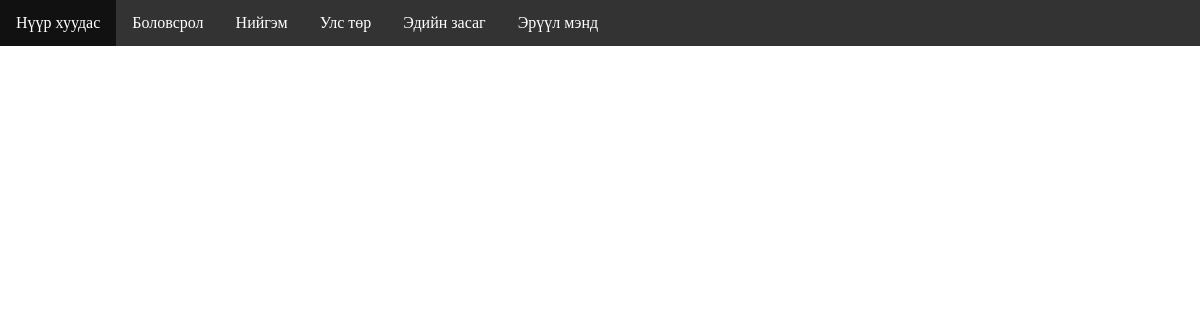
The app's page /post, older data.
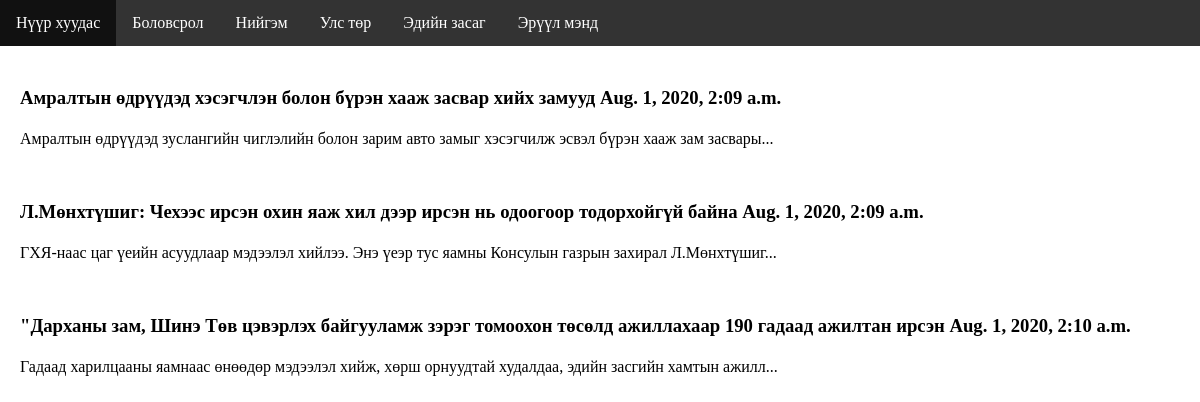
The same page, newer data.
### blog/models.py (models this page shows, shortened)
class Category(models.Model):
    name = models.CharField(max_length=50)
    path = models.CharField(max_length=50)
    created = models.DateTimeField(auto_now_add=True)

class Post(models.Model):
    title = models.CharField(max_length=100)
    text = models.TextField()
    created = models.DateTimeField(auto_now_add=True)
    image = models.ImageField(default='none.png',blank=True)
    category = models.ForeignKey(Category, default=None, on_delete=models.DO_NOTHING)
    def shorter(self):
        return self.text[:100] + '...'

### blog/views.py (the view)
# urls.py: path('post', views.post, name='posts'),
def post(request):
    category_list = Category.objects.all().order_by('name')
    post_list = Post.objects.all()
    context = {
        'categories': category_list,
        'posts': post_list
    }
    return render(request, 'post.html', context)

### templates/post.html (shortened to what this page needs)
<!DOCTYPE html>
<html>
<head>
</head>
<body>
<ul>
  <li><a href="http://127.0.0.1:8000/">Нүүр хуудас</a></li>
  {% for i in categories %}
    <li><a href="{% url 'posts' %}">{{ i.name }}</a></li>
  {% endfor %}
</ul>
<div style="padding:20px;margin-top:30px;">
  {% for i in posts %}
    <h3>{{ i.title }} {{ i.created }}</h3>
    <p>{{ i.shorter }}</p>
  {% endfor %}
</div>
</body>
</html>

### templates/post.html (style rules this page uses)
body { margin:0; }
ul { list-style-type: none; margin: 0; padding: 0; overflow: hidden; background-color: #333; position: fixed; top: 0; width: 100%; }
li { float: left; }
li a { display: block; color: white; text-align: center; padding: 14px 16px; text-decoration: none; }

Row changes from the older to the newer data that the page shows:
added Post: title "Амралтын өдрүүдэд хэсэгчлэн болон бүрэн хааж засвар хийх замууд", created "Aug. 1, 2020, 2:09 a.m.", shorter "Амралтын өдрүүдэд зуслангийн чиглэлийн болон зарим авто замыг хэсэгчилж эсвэл бүрэн хааж зам засвары..."
added Post: title "Л.Мөнхтүшиг: Чехээс ирсэн охин яаж хил дээр ирсэн нь одоогоор тодорхойгүй байна", created "Aug. 1, 2020, 2:09 a.m.", shorter "ГХЯ-наас цаг үеийн асуудлаар мэдээлэл хийлээ. Энэ үеэр тус яамны Консулын газрын захирал Л.Мөнхтүшиг..."
added Post: title "\"Дарханы зам, Шинэ Төв цэвэрлэх байгууламж зэрэг томоохон төсөлд ажиллахаар 190 гадаад ажилтан ирсэн", created "Aug. 1, 2020, 2:10 a.m.", shorter "Гадаад харилцааны яамнаас өнөөдөр мэдээлэл хийж, хөрш орнуудтай худалдаа, эдийн засгийн хамтын ажилл..."
